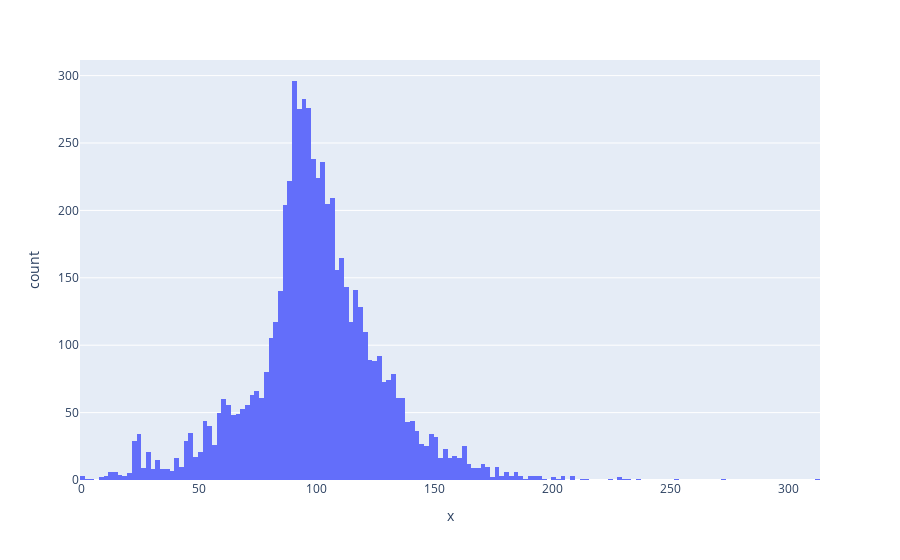

The code cell stored with this chart in its notebook:
### Code cell
plt.figure(figsize=(12,6))

px.histogram(x=netflix_movie['duration'])

### Figure 1 — Plotly figure (JSON) as saved in the notebook; plotly's stock layout.template omitted (floating-point values rounded to 4 significant figures; data arrays with more than 128 entries replaced by an {"elided": "..."} marker saying what was removed)
{"data": [{"alignmentgroup": "True", "bingroup": "x", "hovertemplate": "x=%{x}<br>count=%{y}<extra></extra>", "legendgroup": "", "marker": {"color": "#636efa", "pattern": {"shape": ""}}, "name": "", "offsetgroup": "", "orientation": "v", "showlegend": false, "type": "histogram", "x": {"elided": "6131 int values"}, "xaxis": "x", "yaxis": "y"}], "layout": {"barmode": "relative", "legend": {"tracegroupgap": 0}, "margin": {"t": 60}, "xaxis": {"anchor": "y", "domain": [0, 1], "title": {"text": "x"}}, "yaxis": {"anchor": "x", "domain": [0, 1], "title": {"text": "count"}}}}
